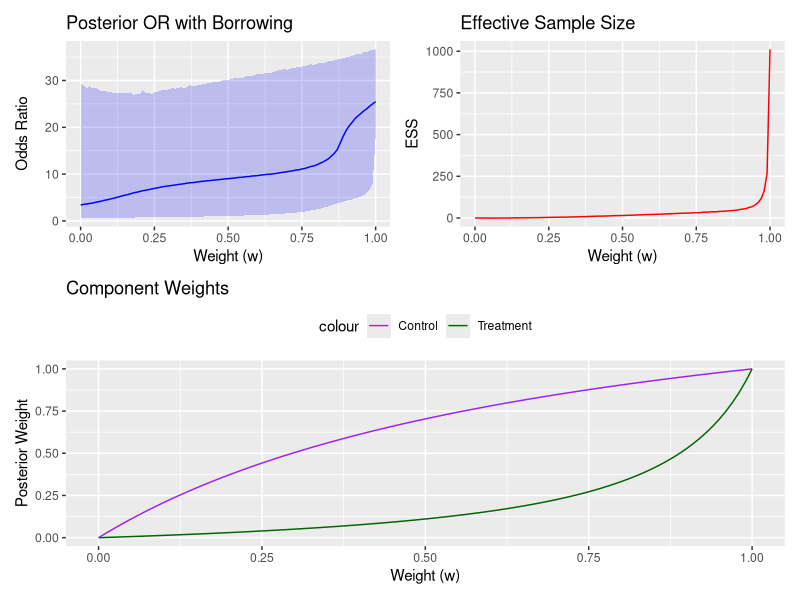
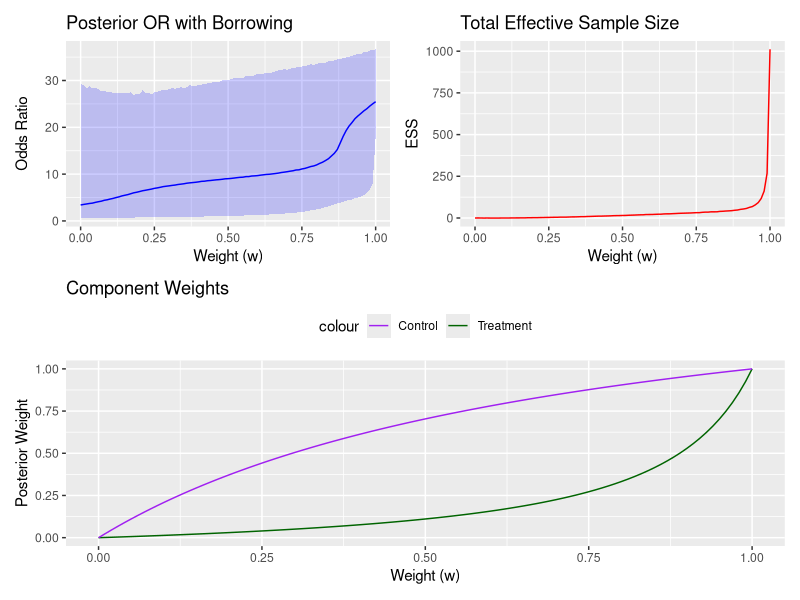

The R script that drew these images, in order:
## ---- chunk 1
# ======================
# 1. 数据定义（治疗组 + 对照组同步借用）
# ======================

# 儿童数据
child_data <- list(
  treat = list(y = 15, n = 30),  # 治疗组：15/30
  control = list(y = 1, n = 6)    # 对照组：1/6
)

# 成人数据（用于构建信息先验）
adult_data <- list(
  treat = list(y = 375, n = 509),  # Beta(376, 135)
  control = list(y = 45, n = 494)  # Beta(46, 450)
)

# 平坦先验参数
flat_prior <- list(a = 1, b = 1)  # Beta(1,1)

# ======================
# 2. 计算C_j的核心函数
# ======================

compute_C <- function(a_prior, b_prior, y_data, n_data) {
  # Beta-Binomial边际似然的解析解
  choose(n_data, y_data) * beta(a_prior + y_data, b_prior + n_data - y_data) / beta(a_prior, b_prior)
}

# ======================
# 3. 敏感性分析主函数（同步处理治疗组和对照组）
# ======================

run_sensitivity_analysis <- function(weights = seq(0, 1, 0.05)) {
  # 预分配结果存储
  results <- data.frame(
    weight = weights,
    median_or = NA,
    lower_95 = NA,
    upper_95 = NA,
    post_var = NA,
    ess = NA,
    k_treat = NA,    # 治疗组后验权重
    k_control = NA    # 对照组后验权重
  )
  
  # 无借用时的基准方差计算（两组均用平坦先验）
  set.seed(123)
  p1_no_borrow <- rbeta(1e5, flat_prior$a + child_data$treat$y, 
                        flat_prior$b + child_data$treat$n - child_data$treat$y)
  p2_no_borrow <- rbeta(1e5, flat_prior$a + child_data$control$y, 
                        flat_prior$b + child_data$control$n - child_data$control$y)
  or_no_borrow <- (p1_no_borrow / (1 - p1_no_borrow)) / (p2_no_borrow / (1 - p2_no_borrow))
  var_no_borrow <- var(log(or_no_borrow))
  n_children <- child_data$treat$n + child_data$control$n
  
  # 成人先验参数（治疗组和对照组）
  prior_params <- list(
    treat = list(
      a = adult_data$treat$y + 1,
      b = (adult_data$treat$n - adult_data$treat$y) + 1
    ),
    control = list(
      a = adult_data$control$y + 1,
      b = (adult_data$control$n - adult_data$control$y) + 1
    )
  )
  
  # 循环不同权重
  for (i in seq_along(weights)) {
    w <- weights[i]
    
    # ========== 治疗组后验 ==========
    C_treat <- list(
      info = compute_C(prior_params$treat$a, prior_params$treat$b, 
                       child_data$treat$y, child_data$treat$n),
      flat = compute_C(flat_prior$a, flat_prior$b, 
                       child_data$treat$y, child_data$treat$n)
    )
    k_treat <- (w * C_treat$info) / (w * C_treat$info + (1 - w) * C_treat$flat)
    
    # 生成治疗组后验样本
    post_p1 <- ifelse(
      runif(1e5) < k_treat,
      rbeta(1e5, prior_params$treat$a + child_data$treat$y, 
            prior_params$treat$b + child_data$treat$n - child_data$treat$y),
      rbeta(1e5, flat_prior$a + child_data$treat$y, 
            flat_prior$b + child_data$treat$n - child_data$treat$y)
    )
    
    # ========== 对照组后验 ==========
    C_control <- list(
      info = compute_C(prior_params$control$a, prior_params$control$b, 
                       child_data$control$y, child_data$control$n),
      flat = compute_C(flat_prior$a, flat_prior$b, 
                       child_data$control$y, child_data$control$n)
    )
    k_control <- (w * C_control$info) / (w * C_control$info + (1 - w) * C_control$flat)
    
    # 生成对照组后验样本
    post_p2 <- ifelse(
      runif(1e5) < k_control,
      rbeta(1e5, prior_params$control$a + child_data$control$y, 
            prior_params$control$b + child_data$control$n - child_data$control$y),
      rbeta(1e5, flat_prior$a + child_data$control$y, 
            flat_prior$b + child_data$control$n - child_data$control$y)
    )
    
    # ========== 计算OR ==========
    or_post <- (post_p1 / (1 - post_p1)) / (post_p2 / (1 - post_p2))
    log_or_var <- var(log(or_post))
    
    # 保存结果
    results$median_or[i] <- median(or_post)
    results$lower_95[i] <- quantile(or_post, 0.025)
    results$upper_95[i] <- quantile(or_post, 0.975)
    results$post_var[i] <- log_or_var
    results$ess[i] <- (var_no_borrow / log_or_var - 1) * n_children
    results$k_treat[i] <- k_treat
    results$k_control[i] <- k_control
  }
  
  return(results)
}

# ======================
# 4. 执行分析并可视化
# ======================

# 运行敏感性分析
results <- run_sensitivity_analysis(weights = seq(0, 1, 0.01))

# 查看完整结果
print(results)

# 关键可视化
library(ggplot2)
library(patchwork)  # 用于拼图

# OR的可信区间
p1 <- ggplot(results, aes(x = weight)) +
  geom_line(aes(y = median_or), color = "blue") +
  geom_ribbon(aes(ymin = lower_95, ymax = upper_95), alpha = 0.2, fill = "blue") +
  labs(x = "Weight (w)", y = "Odds Ratio", title = "Posterior OR with Borrowing")

# ESS变化
p2 <- ggplot(results, aes(x = weight, y = ess)) +
  geom_line(color = "red") +
  labs(x = "Weight (w)", y = "ESS", title = "Effective Sample Size")

# 后验权重变化
p3 <- ggplot(results, aes(x = weight)) +
  geom_line(aes(y = k_treat, color = "Treatment")) +
  geom_line(aes(y = k_control, color = "Control")) +
  scale_color_manual(values = c("Treatment" = "darkgreen", "Control" = "purple")) +
  labs(x = "Weight (w)", y = "Posterior Weight", title = "Component Weights") +
  theme(legend.position = "top")

# 拼图显示
(p1 + p2) / p3
## ---- chunk 2
# ======================
# 1. 数据定义
# ======================

# 儿童数据
child_data <- list(
  treat = list(y = 15, n = 30),
  control = list(y = 1, n = 6)
)

# 成人数据
adult_data <- list(
  treat = list(y = 375, n = 509),
  control = list(y = 45, n = 494)
)

# 平坦先验参数
flat_prior <- list(a = 1, b = 1)

# ======================
# 2. 边际似然函数
# ======================

compute_C <- function(a_prior, b_prior, y_data, n_data) {
  choose(n_data, y_data) * beta(a_prior + y_data, b_prior + n_data - y_data) / beta(a_prior, b_prior)
}

# ======================
# 3. 主函数
# ======================

run_sensitivity_analysis <- function(weights = seq(0, 1, 0.01)) {
  results <- data.frame(
    weight = weights,
    median_or = NA,
    lower_95 = NA,
    upper_95 = NA,
    post_var = NA,
    ess_total = NA,
    ess_treat = NA,
    ess_control = NA,
    k_treat = NA,
    k_control = NA
  )
  
  set.seed(123)
  # 无借用（平坦先验）计算基准方差 & 各arm方差
  p1_noborrow <- rbeta(1e5, flat_prior$a + child_data$treat$y,
                       flat_prior$b + child_data$treat$n - child_data$treat$y)
  p2_noborrow <- rbeta(1e5, flat_prior$a + child_data$control$y,
                       flat_prior$b + child_data$control$n - child_data$control$y)
  or_noborrow <- (p1_noborrow / (1 - p1_noborrow)) / (p2_noborrow / (1 - p2_noborrow))
  log_or_var_noborrow <- var(log(or_noborrow))

  # 各arm无借用下的方差
  var_p1_noborrow <- var(log(p1_noborrow / (1 - p1_noborrow)))
  var_p2_noborrow <- var(log(p2_noborrow / (1 - p2_noborrow)))
  
  # 成人先验参数
  prior_params <- list(
    treat = list(
      a = adult_data$treat$y + 1,
      b = adult_data$treat$n - adult_data$treat$y + 1
    ),
    control = list(
      a = adult_data$control$y + 1,
      b = adult_data$control$n - adult_data$control$y + 1
    )
  )
  
  for (i in seq_along(weights)) {
    w <- weights[i]
    
    # 治疗组
    C_treat <- list(
      info = compute_C(prior_params$treat$a, prior_params$treat$b,
                       child_data$treat$y, child_data$treat$n),
      flat = compute_C(flat_prior$a, flat_prior$b,
                       child_data$treat$y, child_data$treat$n)
    )
    k_treat <- (w * C_treat$info) / (w * C_treat$info + (1 - w) * C_treat$flat)
    
    post_p1 <- ifelse(
      runif(1e5) < k_treat,
      rbeta(1e5, prior_params$treat$a + child_data$treat$y,
            prior_params$treat$b + child_data$treat$n - child_data$treat$y),
      rbeta(1e5, flat_prior$a + child_data$treat$y,
            flat_prior$b + child_data$treat$n - child_data$treat$y)
    )
    
    # 对照组
    C_control <- list(
      info = compute_C(prior_params$control$a, prior_params$control$b,
                       child_data$control$y, child_data$control$n),
      flat = compute_C(flat_prior$a, flat_prior$b,
                       child_data$control$y, child_data$control$n)
    )
    k_control <- (w * C_control$info) / (w * C_control$info + (1 - w) * C_control$flat)
    
    post_p2 <- ifelse(
      runif(1e5) < k_control,
      rbeta(1e5, prior_params$control$a + child_data$control$y,
            prior_params$control$b + child_data$control$n - child_data$control$y),
      rbeta(1e5, flat_prior$a + child_data$control$y,
            flat_prior$b + child_data$control$n - child_data$control$y)
    )
    
    # OR计算
    or_post <- (post_p1 / (1 - post_p1)) / (post_p2 / (1 - post_p2))
    log_or_var <- var(log(or_post))
    
    # ESS估计
    ess_total <- (log_or_var_noborrow / log_or_var - 1) * (child_data$treat$n + child_data$control$n)
    ess_treat <- (var_p1_noborrow / var(log(post_p1 / (1 - post_p1))) - 1) * child_data$treat$n
    ess_control <- (var_p2_noborrow / var(log(post_p2 / (1 - post_p2))) - 1) * child_data$control$n
    
    # 存储结果
    results[i, ] <- c(
      w,
      median(or_post),
      quantile(or_post, 0.025),
      quantile(or_post, 0.975),
      log_or_var,
      ess_total,
      ess_treat,
      ess_control,
      k_treat,
      k_control
    )
  }
  
  # 识别 tipping point
  tipping_idx <- which(results$lower_95 > 1)[1]
  if (!is.na(tipping_idx)) {
    tipping_point <- results[tipping_idx, ]
    cat("✅ Tipping Point Found (first lower_95 > 1):\n")
    cat("  ➤ Weight (w*):", tipping_point$weight, "\n")
    cat("  ➤ k_treat =", round(tipping_point$k_treat, 3),
        "| k_control =", round(tipping_point$k_control, 3), "\n")
    cat("  ➤ ESS_treat =", round(tipping_point$ess_treat, 2),
        "| ESS_control =", round(tipping_point$ess_control, 2),
        "| ESS_total =", round(tipping_point$ess_total, 2), "\n")
  } else {
    cat("⚠️ No tipping point found where lower_95 > 1.\n")
  }
  
  return(results)
}

# ======================
# 4. 运行分析 + 可视化
# ======================

results <- run_sensitivity_analysis(seq(0, 1, 0.01))

# 可选：作图
library(ggplot2)
library(patchwork)

p1 <- ggplot(results, aes(x = weight)) +
  geom_line(aes(y = median_or), color = "blue") +
  geom_ribbon(aes(ymin = lower_95, ymax = upper_95), alpha = 0.2, fill = "blue") +
  labs(x = "Weight (w)", y = "Odds Ratio", title = "Posterior OR with Borrowing")

p2 <- ggplot(results, aes(x = weight, y = ess_total)) +
  geom_line(color = "red") +
  labs(x = "Weight (w)", y = "ESS", title = "Total Effective Sample Size")

p3 <- ggplot(results, aes(x = weight)) +
  geom_line(aes(y = k_treat, color = "Treatment")) +
  geom_line(aes(y = k_control, color = "Control")) +
  scale_color_manual(values = c("Treatment" = "darkgreen", "Control" = "purple")) +
  labs(x = "Weight (w)", y = "Posterior Weight", title = "Component Weights") +
  theme(legend.position = "top")

(p1 + p2) / p3

